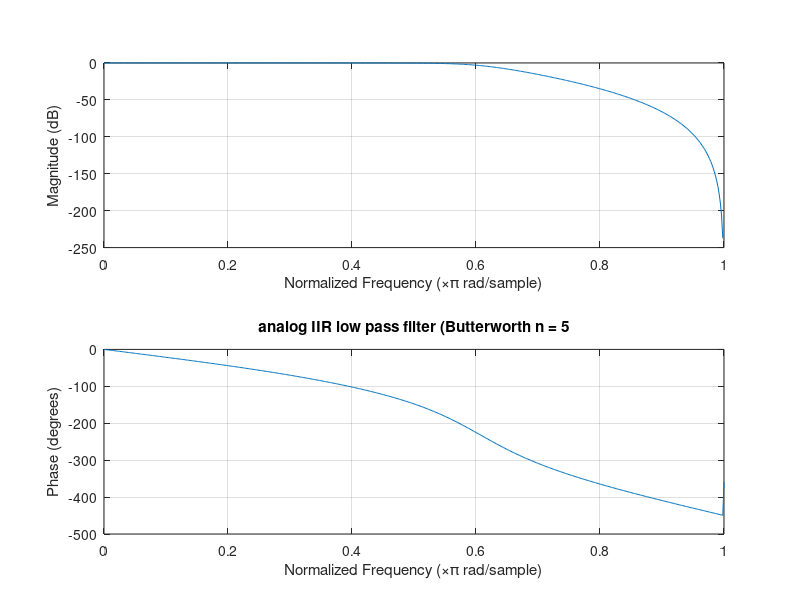
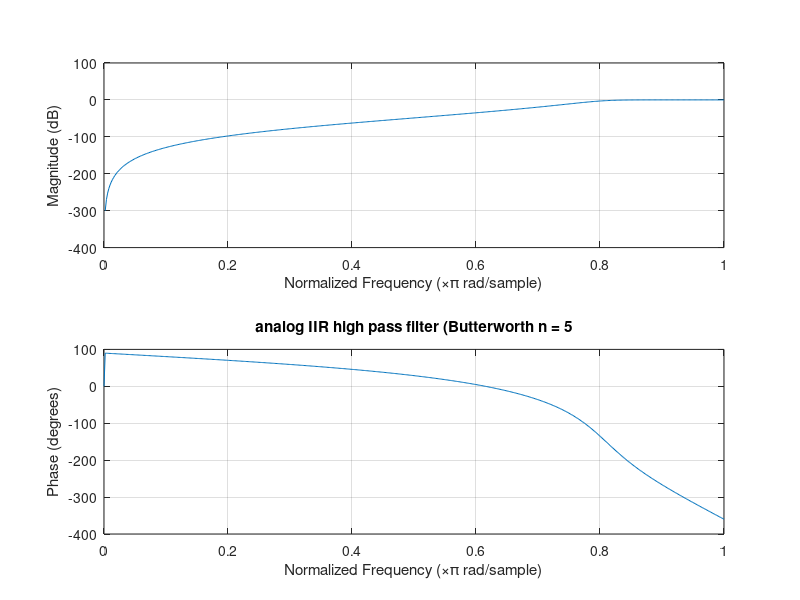
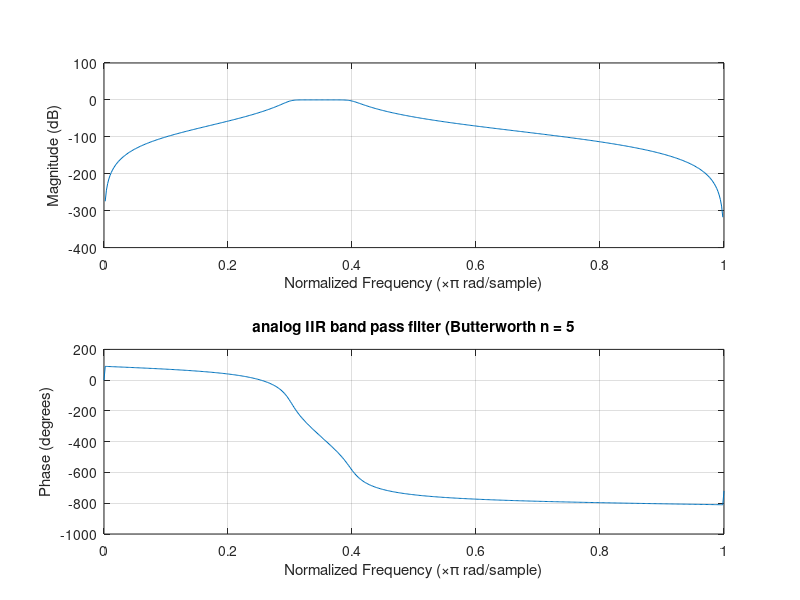

The MATLAB source for these figures, in order:
%analog low pass filter
nlp = 5;
fclp = 300;   %cutoff frequency
fs = 1000;
[blp,alp] = butter(nlp, fclp/(fs/2), 'low');
figure(1)
freqz(blp,alp);
title('analog IIR low pass filter (Butterworth n = 5')

%analog high pass filter
nhp = 5;
fchp = 400;
[bhp,ahp] = butter(nhp, fchp/(fs/2), 'high');
figure(2)
freqz(bhp, ahp)
title('analog IIR high pass filter (Butterworth n = 5')

%analog band pass filter
nbp = 5;
bandp = [300, 400];
[bbp, abp] = butter(nbp,bandp/(fs) , 'bandpass');
figure(3)
freqz(bbp,abp)
title('analog IIR band pass filter (Butterworth n = 5')